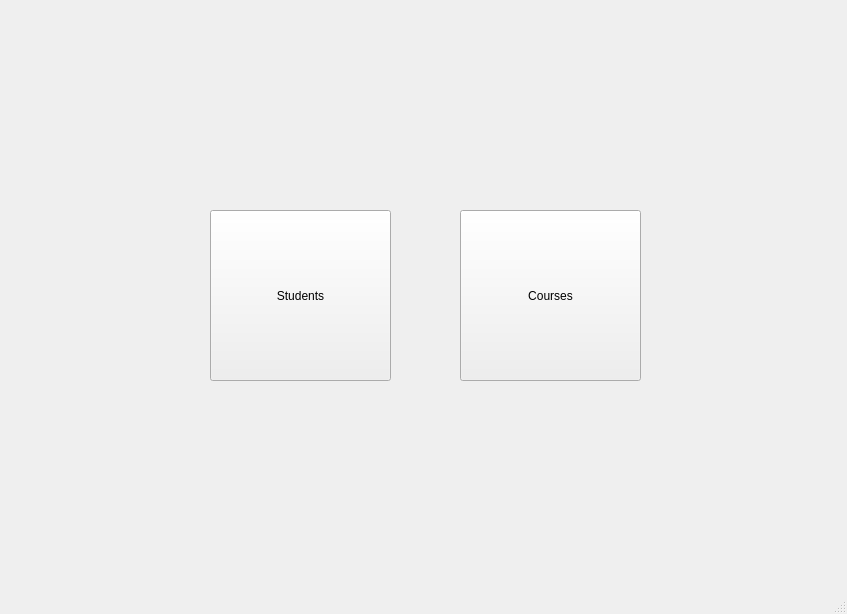
<?xml version="1.0" encoding="UTF-8"?>
<ui version="4.0">
 <class>MainWindow</class>
 <widget class="QMainWindow" name="MainWindow">
  <property name="geometry">
   <rect>
    <x>0</x>
    <y>0</y>
    <width>847</width>
    <height>614</height>
   </rect>
  </property>
  <property name="minimumSize">
   <size>
    <width>847</width>
    <height>0</height>
   </size>
  </property>
  <property name="windowTitle">
   <string>MainWindow</string>
  </property>
  <property name="animated">
   <bool>true</bool>
  </property>
  <widget class="QWidget" name="centralwidget">
   <widget class="QPushButton" name="pushButton">
    <property name="geometry">
     <rect>
      <x>210</x>
      <y>210</y>
      <width>181</width>
      <height>171</height>
     </rect>
    </property>
    <property name="text">
     <string>Students</string>
    </property>
   </widget>
   <widget class="QPushButton" name="pushButton_2">
    <property name="geometry">
     <rect>
      <x>460</x>
      <y>210</y>
      <width>181</width>
      <height>171</height>
     </rect>
    </property>
    <property name="text">
     <string>Courses</string>
    </property>
   </widget>
   <widget class="QLabel" name="label">
    <property name="geometry">
     <rect>
      <x>-20</x>
      <y>90</y>
      <width>941</width>
      <height>391</height>
     </rect>
    </property>
    <property name="text">
     <string/>
    </property>
    <property name="pixmap">
     <pixmap>bg1.jpg</pixmap>
    </property>
    <property name="scaledContents">
     <bool>false</bool>
    </property>
    <property name="wordWrap">
     <bool>false</bool>
    </property>
   </widget>
   <zorder>label</zorder>
   <zorder>pushButton</zorder>
   <zorder>pushButton_2</zorder>
  </widget>
  <widget class="QStatusBar" name="statusbar"/>
 </widget>
 <resources/>
 <connections/>
</ui>
